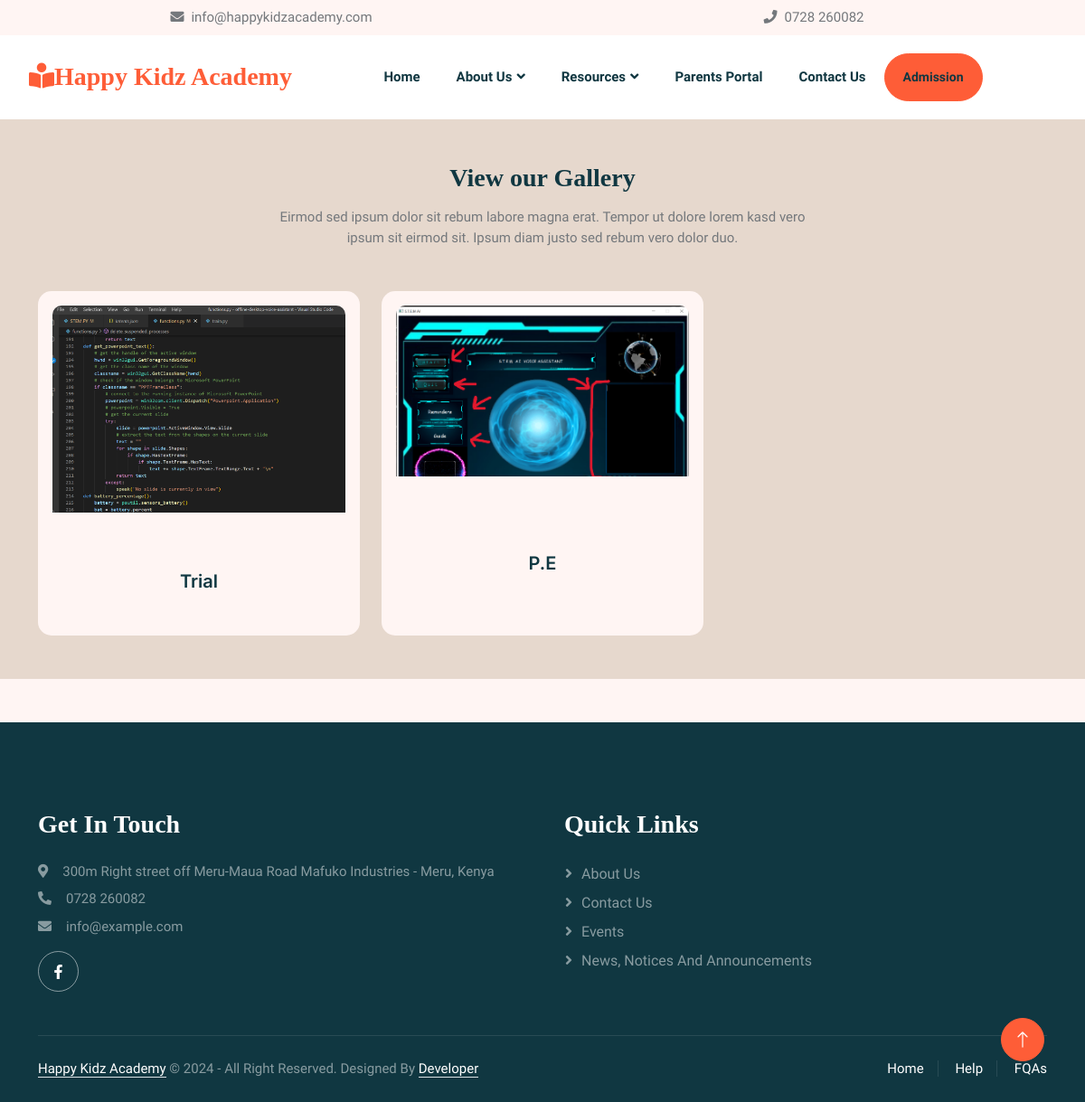
The page /gallery on the database its author committed.
### main/models.py (models this page shows, shortened)
class Gallery(models.Model):
    title = models.CharField(max_length=200)
    image = models.ImageField(upload_to='gallery')
    class Meta:
        verbose_name_plural = 'Gallery (images)'

### main/views.py (the view)
# urls.py: path('gallery', gallery, name='gallery'),
def gallery(request):
    gallery = Gallery.objects.all()
    return render(request, 'main/gallery.html', {'gallery':gallery})

### main/templates/main/gallery.html (shortened to what this page needs)
{% extends 'main/base.html' %}
{% load static %}
{% block content %}
    <div class="container-xxl py-5" style="background-color: #e6d8cd;">
        <div class="container">
            <div class="text-center mx-auto mb-5 wow fadeInUp" data-wow-delay="0.1s" style="max-width: 600px;">
                <h3 class="mb-3">View our Gallery</h3>
                <p>Eirmod sed ipsum dolor sit rebum labore magna erat. Tempor ut dolore lorem kasd vero ipsum sit eirmod sit. Ipsum diam justo sed rebum vero dolor duo.</p>
            </div>
            <div class="row g-4">
                {% for images in gallery %}
                <div class="col-lg-4 col-md-6 wow fadeInUp" data-wow-delay="0.1s" style="border-radius: 15px; overflow: hidden;">
                    <div class="classes-item h-100 d-flex flex-column" data-bs-toggle="modal" data-bs-target="#modal-{{ forloop.counter }}" style="cursor: pointer;">
                        <div class="w-100 h-100 d-flex flex-column" style="border-radius: 15px;">
                            <div class="bg-light p-3" style="border-radius: 15px 15px 0 0;">
                                <img class="img-fluid" src="{{ images.image.url }}" alt="{{ images.title }}" style="border-radius: 10px;">
                            </div>
                            <div class="bg-light p-4 pt-5 mt-n5 flex-grow-1 d-flex justify-content-center align-items-center" style="border-radius: 0 0 15px 15px;">
                                <a class="d-block text-center h5 mt-3 mb-4" href="#">{{ images.title }}</a>
                            </div>
                        </div>
                    </div>
                </div>
                {% endfor %}
            </div>
        </div>
    </div>
{% endblock %}

### static/css/style.css (style rules this page uses)
:root { --primary: #FE5D37; --light: #FFF5F3; --dark: #103741; }
body { font-size: 15px; }
h1, h2, h3, h4, .h1, .h2, .h3, .h4, .display-1, .display-2, .display-3, .display-4, .display-5, .display-6 { font-family: 'san-seriff', cursive; font-weight: 700; }
h5, h6, .h5, .h6 { font-weight: 600; }

### rows shown on the page
Gallery: image (picture), title "Trial"
Gallery: image (picture), title "P.E"
